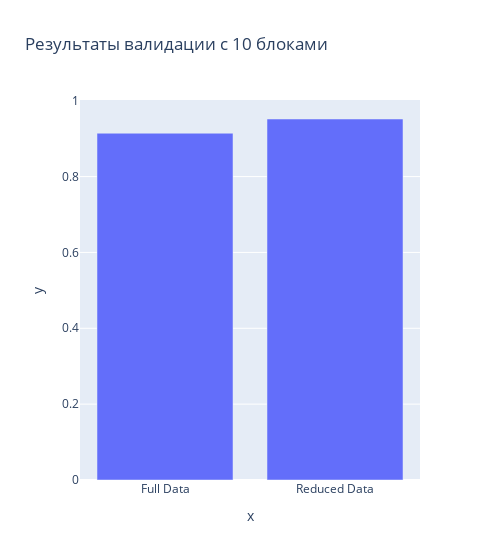

Source (notebook cell):
### Markdown cell above
<h3><i>Random Forest</i></h3>

### Code cell
# Модель случайного леса
rf_1 = RandomForestClassifier()
full_cross_val_rf  = cross_val_score(rf_1, X, y, cv=shuffle_split)
# Кроссвалидация на данных с меньшим количеством признаков
# Создадим новую модель
rf_2 = RandomForestClassifier()
reduced_cross_val_rf = cross_val_score(rf_2, X_new, y, scoring="recall",
									   cv=shuffle_split)
# Построение столбчатой диаграммы
px.bar(x=["Full Data", "Reduced Data"],
	   y=[full_cross_val_rf.mean(), reduced_cross_val_rf.mean()],
	   title=f"Результаты валидации с 10 блоками").update_layout(width=500)

### Figure 1 — Plotly figure (JSON) as saved in the notebook; plotly's stock layout.template omitted (floating-point values rounded to 4 significant figures)
{"data": [{"alignmentgroup": "True", "hovertemplate": "x=%{x}<br>y=%{y}<extra></extra>", "legendgroup": "", "marker": {"color": "#636efa", "pattern": {"shape": ""}}, "name": "", "offsetgroup": "", "orientation": "v", "showlegend": false, "textposition": "auto", "x": ["Full Data", "Reduced Data"], "xaxis": "x", "y": [0.9143, 0.9518], "yaxis": "y", "type": "bar"}], "layout": {"xaxis": {"anchor": "y", "domain": [0.0, 1.0], "title": {"text": "x"}}, "yaxis": {"anchor": "x", "domain": [0.0, 1.0], "title": {"text": "y"}}, "legend": {"tracegroupgap": 0}, "title": {"text": "Результаты валидации с 10 блоками"}, "barmode": "relative", "width": 500}}
